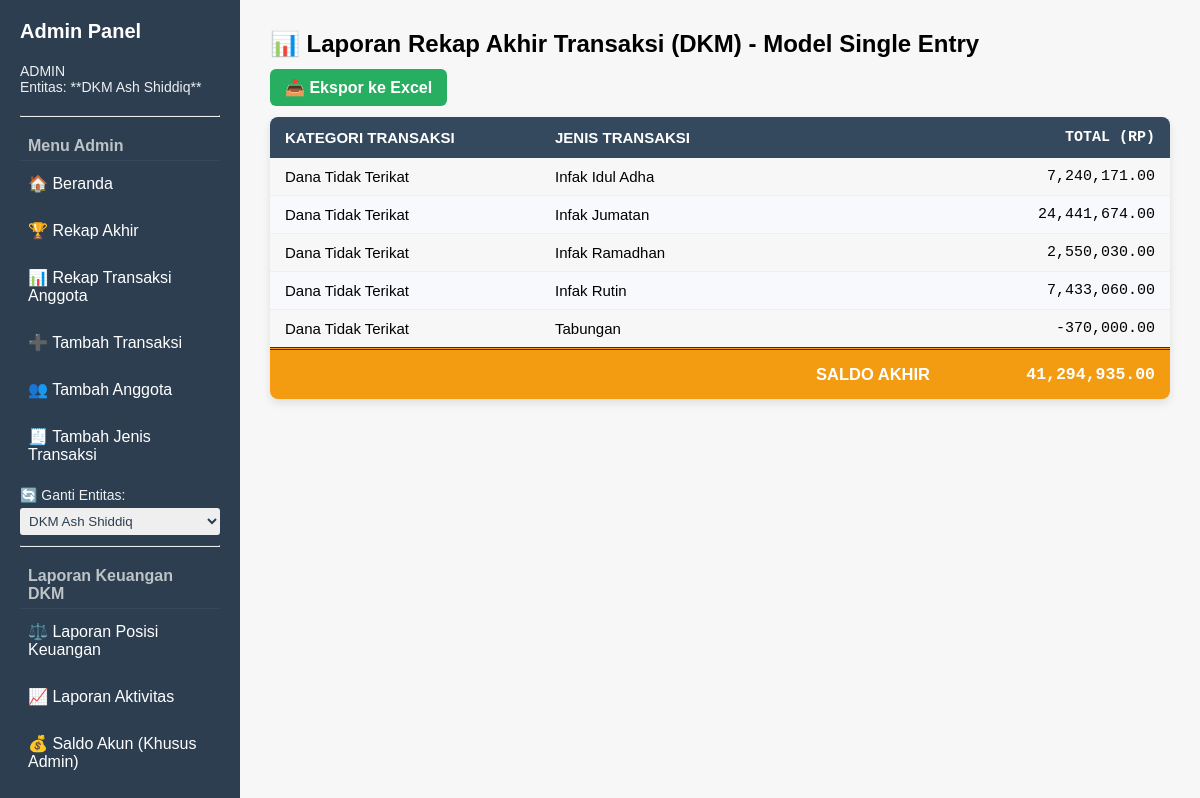
The app's page /rekapakhir (signed in) with its own data.
### tables this page shows
CREATE TABLE JenisTransaksi (    KodeJenisTrans TEXT PRIMARY KEY,    JenisTransaksi TEXT NOT NULL, KategoriTransaksi TEXT);

### app.py (the view)
@app.route("/rekapakhir", methods=["GET", "POST"])
def rekapakhir():
    if "user" not in session or session["user"] != "admin":
        return redirect(url_for("login"))
    if request.method == "POST" and "entitas" in request.form:
        session["entitas"] = request.form["entitas"]
    entitas = session.get("entitas", "jurangmangucare")
    conn = get_connection(entitas)
    if entitas == "dkm":
        rows = conn.execute("SELECT * FROM ViewLaporanRingkasan").fetchall()
    else:
        rows = conn.execute("SELECT * FROM RekapAkhir").fetchall()
    conn.close()
    return render_template("rekap_akhir.html", data=rows)

### app.py (called while the page is built)
def get_connection(entitas=None):
    if not entitas:
        entitas = 'jurangmangucare'
    if entitas == 'jurangmangucare':
        db_name = 'jurangmangucare.db'
    elif entitas == 'dkm':
        db_name = 'DKMAshShiddiq.db'
    else:
        raise ValueError("Entitas tidak dikenal: {}".format(entitas))
    conn = sqlite3.connect(db_name)
    conn.row_factory = sqlite3.Row
    return conn

### templates/rekap_akhir.html (shortened to what this page needs)
{% extends "base_admin.html" %}
{% block content %}
<h2>📊 Laporan Rekap Akhir Transaksi ({{ session.get('entitas') | upper }}) - Model Single Entry</h2>
{% set ns = namespace(saldo_akhir=0) %}
{% set is_dkm = session.get('entitas') == 'dkm' %}
<div class="export-button">
    <a href="{{ url_for('export_rekapakhir') }}" class="btn-export">📥 Ekspor ke Excel</a>
</div>
<div class="table-responsive">
    <table class="rekap-table">
        <thead>
            <tr>
                {% if is_dkm %}
                    <th style="width: 30%;">Kategori Transaksi</th>
                {% endif %}
                <th style="width: {% if is_dkm %}45%{% else %}75%{% endif %};">Jenis Transaksi</th>
                <th class="numeric" style="width: 25%;">Total (Rp)</th>
            </tr>
        </thead>
        <tbody>
            {% for row in data %}
                {% if row["JenisTransaksi"] == "Saldo Akhir" %}
                    {% set ns.saldo_akhir = row["Total"] %}
                {% else %}
                    <tr>
                        {% if is_dkm %}
                            <td>{{ row["KategoriTransaksi"] }}</td>
                        {% endif %}
                        <td>{{ row["JenisTransaksi"] }}</td>
                        <td class="numeric">{{ "{:,.2f}".format(row["Total"]) }}</td>
                    </tr>
                {% endif %}
            {% endfor %}
        </tbody>
        <tfoot>
            <tr class="grand-total-row">
                {% set colspan_value = 1 %}
                {% if is_dkm %}
                    {% set colspan_value = 2 %}
                {% endif %}
                <td colspan="{{ colspan_value }}" style="text-align: right; font-size: 1.1em;">SALDO AKHIR</td>
                <td class="numeric" style="font-size: 1.1em;">
                    {{ "{:,.2f}".format(ns.saldo_akhir) }}
                </td>
            </tr>
        </tfoot>
    </table>
</div>
{% endblock %}

### templates/base_admin.html (style rules this page uses)
body { margin: 0; font-family: Arial, sans-serif; display: flex; height: 100vh; }
h2 { margin-top: 0; }

### templates/rekap_akhir.html (style rules this page uses)
.rekap-table { width: 100%; border-collapse: collapse; margin-top: 20px; font-size: 15px; box-shadow: 0 4px 8px rgba(0, 0, 0, 0.1); border-radius: 8px; overflow: hidden; }
.rekap-table thead th { background-color: #34495e; color: white; padding: 12px 15px; text-align: left; font-weight: bold; text-transform: uppercase; }
.rekap-table tbody td { padding: 10px 15px; border-bottom: 1px solid #ecf0f1; vertical-align: middle; }
.rekap-table tbody tr:nth-child(even) { background-color: #f7f9fc; }
.numeric { text-align: right !important; font-family: monospace; }
.grand-total-row { background-color: #f39c12; color: white; font-weight: bold; border-top: 3px double #333; }
.grand-total-row td { padding: 15px 15px; }
.export-button { margin-bottom: 15px; }
.btn-export { background-color: #27ae60; color: white; padding: 10px 15px; border: none; border-radius: 6px; text-decoration: none; font-weight: bold; transition: background-color 0.3s ease; }

### records on screen
JenisTransaksi: KategoriTransaksi "Dana Tidak Terikat", JenisTransaksi "Infak Idul Adha", Total "7,240,171.00"
JenisTransaksi: KategoriTransaksi "Dana Tidak Terikat", JenisTransaksi "Infak Jumatan", Total "24,441,674.00"
JenisTransaksi: KategoriTransaksi "Dana Tidak Terikat", JenisTransaksi "Infak Ramadhan", Total "2,550,030.00"
JenisTransaksi: KategoriTransaksi "Dana Tidak Terikat", JenisTransaksi "Infak Rutin", Total "7,433,060.00"
JenisTransaksi: KategoriTransaksi "Dana Tidak Terikat", JenisTransaksi "Tabungan", Total "-370,000.00"

### other values on screen
{{ session.get('entitas') | upper }} "DKM"
{{ "{:,.2f}".format(ns.saldo_akhir) }} "41,294,935.00"
